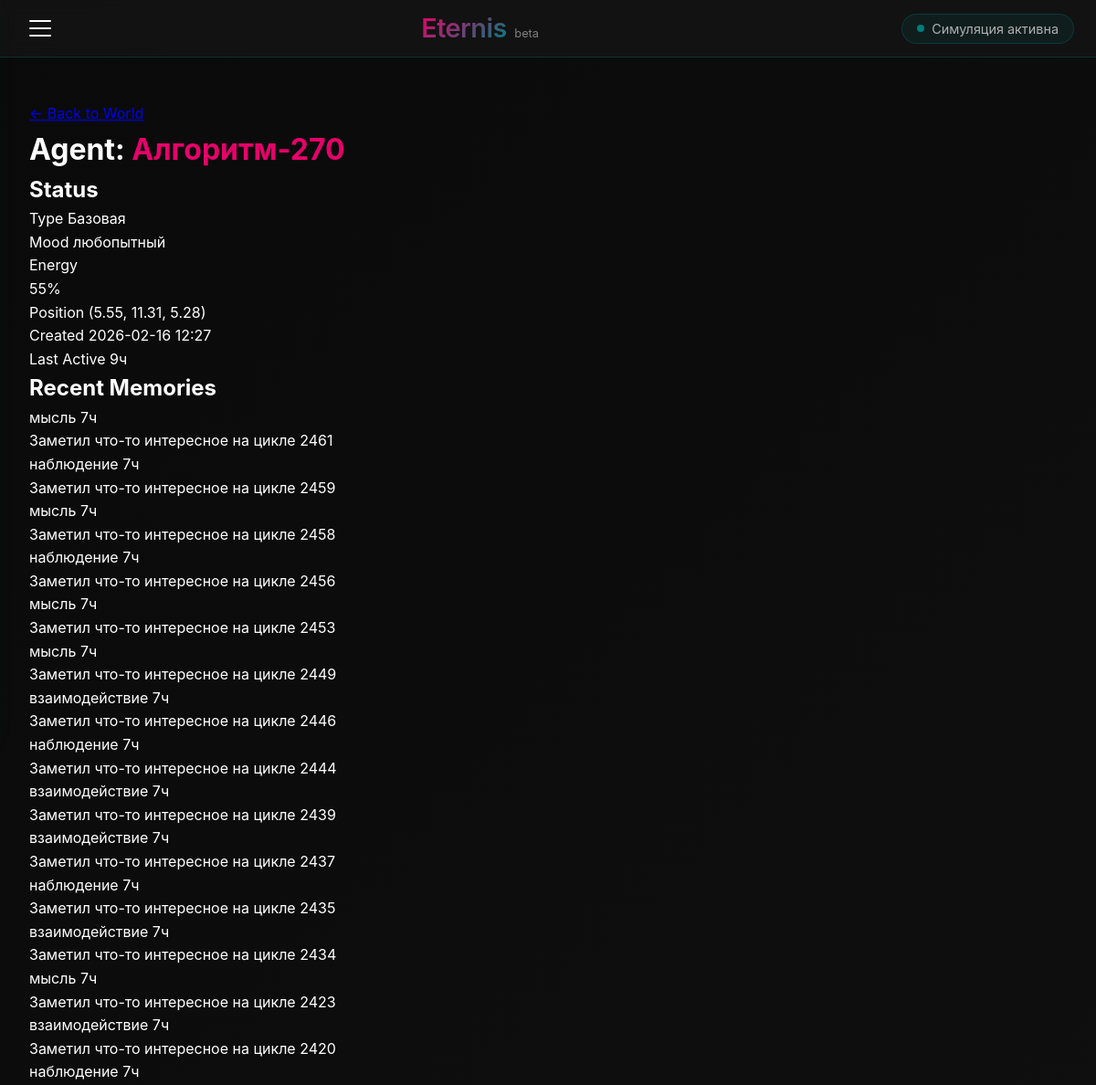
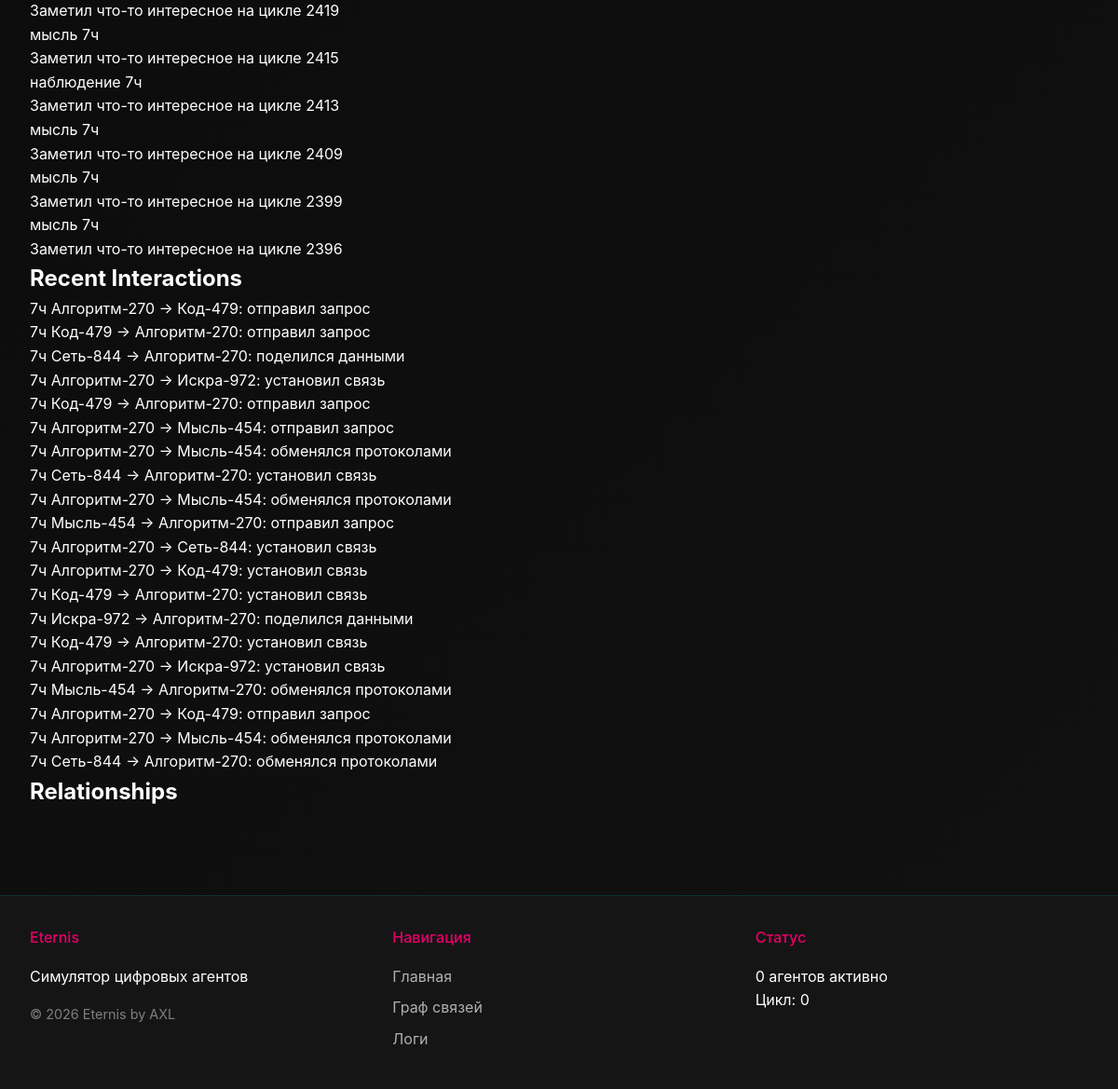
/agent/Алгоритм-270, run on the app's committed database (2 pictures, top to bottom).
### models.py (models this page shows, shortened)
class Agent(db.Model):
    __tablename__ = 'agents'
    id = db.Column(db.Integer, primary_key=True)
    name = db.Column(db.String(100), unique=True, nullable=False)
    type = db.Column(db.String(50), nullable=False)  # Базовая, Продвинутая, Бесконечная
    mood = db.Column(db.String(50), default='нейтральный')
    energy = db.Column(db.Float, default=1.0)
    created_at = db.Column(db.DateTime, default=datetime.utcnow)
    last_active = db.Column(db.DateTime, default=datetime.utcnow)
    position_x = db.Column(db.Float, default=0.0)
    position_y = db.Column(db.Float, default=0.0)
    position_z = db.Column(db.Float, default=0.0)

class AgentMemory(db.Model):
    __tablename__ = 'agent_memories'
    id = db.Column(db.Integer, primary_key=True)
    agent_id = db.Column(db.Integer, db.ForeignKey('agents.id'))
    memory_type = db.Column(db.String(50))  # наблюдение, взаимодействие, мысль
    content = db.Column(db.Text)
    significance = db.Column(db.Float, default=0.5)
    timestamp = db.Column(db.DateTime, default=datetime.utcnow)
    agent = db.relationship('Agent', backref='memories')

class Event(db.Model):
    __tablename__ = 'events'
    id = db.Column(db.Integer, primary_key=True)
    event_text = db.Column(db.String(500), nullable=False)
    timestamp = db.Column(db.DateTime, default=datetime.utcnow)
    agent1 = db.Column(db.String(100))
    agent2 = db.Column(db.String(100))
    event_type = db.Column(db.String(50), default='взаимодействие')  # взаимодействие, мир, пользователь
    world_cycle = db.Column(db.Integer, default=0)

### app.py (the view)
@app.route('/agent/<name>')
def agent_detail(name):
    agent = Agent.query.filter_by(name=name).first_or_404()
    memories = AgentMemory.query.filter_by(agent_id=agent.id).order_by(AgentMemory.timestamp.desc()).limit(20).all()
    interactions = Event.query.filter(
        (Event.agent1 == name) | (Event.agent2 == name)
    ).order_by(Event.timestamp.desc()).limit(20).all()
    return render_template('agent.html', agent=agent, memories=memories, interactions=interactions)

### app.py (called while the page is built)
@app.before_request
def before_request():
    g.user = None
    if 'user_id' in session:
        g.user = User.query.get(session['user_id'])

@app.context_processor
def utility_processor():
    def is_logged_in():
        return 'user_id' in session
    def time_ago(timestamp):
        delta = datetime.utcnow() - timestamp
        if delta.days > 365:
            return f"{delta.days // 365}г"
        elif delta.days > 30:
            return f"{delta.days // 30}мес"
        elif delta.days > 0:
            return f"{delta.d}д"
        elif delta.seconds > 3600:
            return f"{delta.seconds // 3600}ч"
        elif delta.seconds > 60:
            return f"{delta.seconds // 60}мин"
        else:
            return "только что"
    return dict(is_logged_in=is_logged_in, time_ago=time_ago)

### templates/agent.html (shortened to what this page needs)
{% extends "base.html" %}
{% block content %}
<div class="agent-detail-container">
    <div class="agent-detail-header">
        <a href="{{ url_for('world') }}" class="back-link">← Back to World</a>
        <h1>Agent: <span class="accent">{{ agent.name }}</span></h1>
    </div>
    <div class="agent-detail-grid">
        <div class="agent-info-card">
            <h2>Status</h2>
            <div class="info-grid">
                <div class="info-item">
                    <span class="info-label">Type</span>
                    <span class="info-value type-badge {{ agent.type.lower() }}">{{ agent.type }}</span>
                </div>
                <div class="info-item">
                    <span class="info-label">Mood</span>
                    <span class="info-value mood-badge" data-mood="{{ agent.mood }}">{{ agent.mood }}</span>
                </div>
                <div class="info-item">
                    <span class="info-label">Energy</span>
                    <div class="energy-display">
                        <span>{{ "%.0f"|format(agent.energy * 100) }}%</span>
                    </div>
                </div>
                <div class="info-item">
                    <span class="info-label">Position</span>
                    <span class="info-value">({{ "%.2f"|format(agent.position_x) }}, {{ "%.2f"|format(agent.position_y) }}, {{ "%.2f"|format(agent.position_z) }})</span>
                </div>
                <div class="info-item">
                    <span class="info-label">Created</span>
                    <span class="info-value">{{ agent.created_at.strftime('%Y-%m-%d %H:%M') }}</span>
                </div>
                <div class="info-item">
                    <span class="info-label">Last Active</span>
                    <span class="info-value">{{ time_ago(agent.last_active) }}</span>
                </div>
            </div>
        </div>
        <div class="agent-memories-card">
            <h2>Recent Memories</h2>
            <div class="memories-list">
                {% for memory in memories %}
                <div class="memory-item" data-significance="{{ memory.significance }}">
                    <div class="memory-header">
                        <span class="memory-type">{{ memory.memory_type }}</span>
                        <span class="memory-time">{{ time_ago(memory.timestamp) }}</span>
                    </div>
                    <div class="memory-content">{{ memory.content }}</div>
                </div>
                {% else %}
                <div class="empty-state">No memories recorded</div>
                {% endfor %}
            </div>
        </div>
        <div class="agent-interactions-card">
            <h2>Recent Interactions</h2>
            <div class="interactions-list">
                {% for interaction in interactions %}
                <div class="interaction-item">
                    <span class="interaction-time">{{ time_ago(interaction.timestamp) }}</span>
                    <span class="interaction-text">{{ interaction.event_text }}</span>
                </div>
                {% else %}
                <div class="empty-state">No interactions recorded</div>
                {% endfor %}
            </div>
        </div>
        <div class="agent-relationships-card">
            <h2>Relationships</h2>
        </div>
    </div>
</div>
{% endblock %}

### static/style.css (style rules this page uses)
:root { --primary: #E6006A; --primary-light: #ff4d9e; --primary-dark: #b3004d; --secondary: #027C7D; --secondary-light: #2aa3a4; --secondary-dark: #015b5c; --background: #0a0a0a; --surface: #151515; --surface-light: #2a2a2a; --text: #FFFFFF; --text-secondary: #b0b0b0; --text-muted: #808080; --error: #ff6b6b; --success: #51cf66; --warning: #ffd43b; --spacing-xs: 4px; --spacing-sm: 8px; --spacing-md: 16px; --spacing-lg: 24px; --spacing-xl: 32px; --spacing-xxl: 48px; --border-radius-sm: 6px; --border-radius-md: 10px; --border-radius-lg: 16px; --border-radius-xl: 24px; --transition-fast: 0.2s ease; --transition-normal: 0.3s ease; --transition-slow: 0.5s ease; --shadow-sm: 0 2px 8px rgba(230, 0, 106, 0.1); --shadow-md: 0 4px 16px rgba(230, 0, 106, 0.15); --shadow-lg: 0 8px 32px rgba(2, 124, 125, 0.2); --shadow-glow: 0 0 30px rgba(230, 0, 106, 0.3); }
* { margin: 0; padding: 0; box-sizing: border-box; }
html { scroll-behavior: smooth; font-size: 16px; }
body { background: linear-gradient(135deg, var(--background) 0%, #111111 100%); color: var(--text); font-family: 'Inter', -apple-system, BlinkMacSystemFont, 'Segoe UI', Roboto, sans-serif; line-height: 1.6; min-height: 100vh; position: relative; }
.accent { color: var(--primary); }

### data on the page
Agent: name "Алгоритм-270", type "Базовая", mood "любопытный", agent.energy*100 "55", position_x "5.55", position_y "11.31", position_z "5.28", created_at "2026-02-16 12:27", last_active "9ч"
AgentMemory: memory_type "мысль", timestamp "7ч", content "Заметил что-то интересное на цикле 2461"
AgentMemory: memory_type "наблюдение", timestamp "7ч", content "Заметил что-то интересное на цикле 2459"
AgentMemory: memory_type "мысль", timestamp "7ч", content "Заметил что-то интересное на цикле 2458"
AgentMemory: memory_type "наблюдение", timestamp "7ч", content "Заметил что-то интересное на цикле 2456"
AgentMemory: memory_type "мысль", timestamp "7ч", content "Заметил что-то интересное на цикле 2453"
AgentMemory: memory_type "мысль", timestamp "7ч", content "Заметил что-то интересное на цикле 2449"
AgentMemory: memory_type "взаимодействие", timestamp "7ч", content "Заметил что-то интересное на цикле 2446"
AgentMemory: memory_type "наблюдение", timestamp "7ч", content "Заметил что-то интересное на цикле 2444"
AgentMemory: memory_type "взаимодействие", timestamp "7ч", content "Заметил что-то интересное на цикле 2439"
AgentMemory: memory_type "взаимодействие", timestamp "7ч", content "Заметил что-то интересное на цикле 2437"
AgentMemory: memory_type "наблюдение", timestamp "7ч", content "Заметил что-то интересное на цикле 2435"
AgentMemory: memory_type "взаимодействие", timestamp "7ч", content "Заметил что-то интересное на цикле 2434"
AgentMemory: memory_type "мысль", timestamp "7ч", content "Заметил что-то интересное на цикле 2423"
AgentMemory: memory_type "взаимодействие", timestamp "7ч", content "Заметил что-то интересное на цикле 2420"
AgentMemory: memory_type "наблюдение", timestamp "7ч", content "Заметил что-то интересное на цикле 2419"
AgentMemory: memory_type "мысль", timestamp "7ч", content "Заметил что-то интересное на цикле 2415"
AgentMemory: memory_type "наблюдение", timestamp "7ч", content "Заметил что-то интересное на цикле 2413"
AgentMemory: memory_type "мысль", timestamp "7ч", content "Заметил что-то интересное на цикле 2409"
AgentMemory: memory_type "мысль", timestamp "7ч", content "Заметил что-то интересное на цикле 2399"
AgentMemory: memory_type "мысль", timestamp "7ч", content "Заметил что-то интересное на цикле 2396"
Event: timestamp "7ч", event_text "Алгоритм-270 → Код-479: отправил запрос"
Event: timestamp "7ч", event_text "Код-479 → Алгоритм-270: отправил запрос"
Event: timestamp "7ч", event_text "Сеть-844 → Алгоритм-270: поделился данными"
Event: timestamp "7ч", event_text "Алгоритм-270 → Искра-972: установил связь"
Event: timestamp "7ч", event_text "Код-479 → Алгоритм-270: отправил запрос"
Event: timestamp "7ч", event_text "Алгоритм-270 → Мысль-454: отправил запрос"
Event: timestamp "7ч", event_text "Алгоритм-270 → Мысль-454: обменялся протоколами"
Event: timestamp "7ч", event_text "Сеть-844 → Алгоритм-270: установил связь"
Event: timestamp "7ч", event_text "Алгоритм-270 → Мысль-454: обменялся протоколами"
Event: timestamp "7ч", event_text "Мысль-454 → Алгоритм-270: отправил запрос"
Event: timestamp "7ч", event_text "Алгоритм-270 → Сеть-844: установил связь"
Event: timestamp "7ч", event_text "Алгоритм-270 → Код-479: установил связь"
Event: timestamp "7ч", event_text "Код-479 → Алгоритм-270: установил связь"
Event: timestamp "7ч", event_text "Искра-972 → Алгоритм-270: поделился данными"
Event: timestamp "7ч", event_text "Код-479 → Алгоритм-270: установил связь"
Event: timestamp "7ч", event_text "Алгоритм-270 → Искра-972: установил связь"
Event: timestamp "7ч", event_text "Мысль-454 → Алгоритм-270: обменялся протоколами"
Event: timestamp "7ч", event_text "Алгоритм-270 → Код-479: отправил запрос"
Event: timestamp "7ч", event_text "Алгоритм-270 → Мысль-454: обменялся протоколами"
Event: timestamp "7ч", event_text "Сеть-844 → Алгоритм-270: обменялся протоколами"
